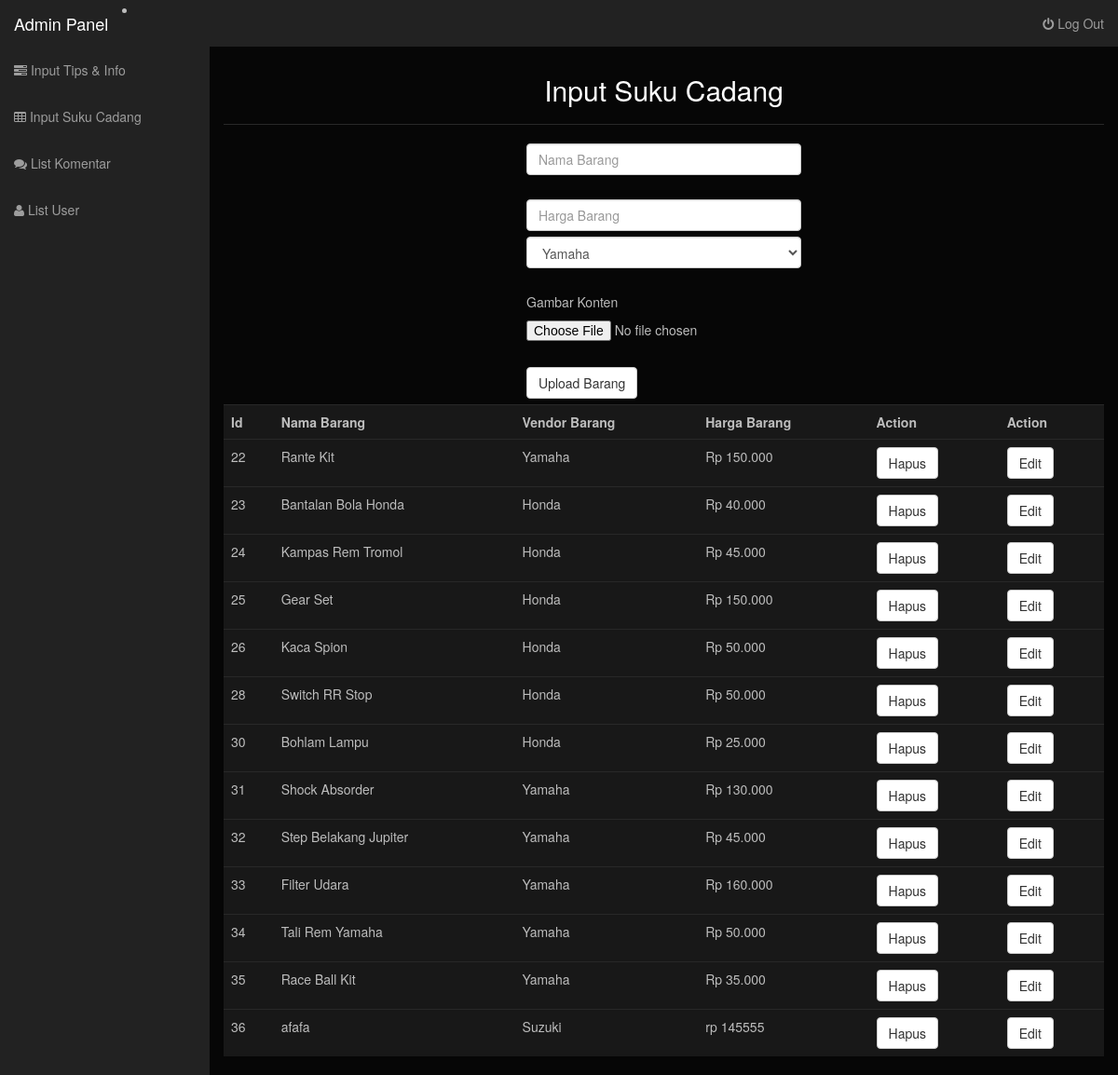
The app's page /admin/admininputbarang.php (signed in) with its own data.
### tables this page shows
CREATE TABLE IF NOT EXISTS `tbl_barang` (
`id_barang` int(10) NOT NULL,
  `nama_barang` varchar(50) NOT NULL,
  `nama_vendor` varchar(50) NOT NULL,
  `harga_barang` varchar(50) NOT NULL,
  `gambar_barang` varchar(50) NOT NULL
);

### admin/admininputbarang.php (the view, shortened to what this page needs)
 <?php include ("adminheader.php"); ?>
     <div id="wrapper">
       <div id="page-content-wrapper">
            <div class="container-fluid">
                <div class="row">
                    <div class="col-lg-12"><br><br><br>
                        <center><h2>Input Suku Cadang</h2></center>
                        <hr>
<form method="post" action="../proses/inputbarang.php" enctype="multipart/form-data">
  <div class="form-group">
    <div class="col-sm-4 col-sm-offset-4">
      <input type="text" class="form-control" id="inputEmail3" placeholder="Nama Barang" name="nama_barang">
    </div>
  </div>
  <br>
  <br>
  <br>
   <div class="form-group">
    <div class="col-sm-4 col-sm-offset-4">
      <input type="text" class="form-control" id="inputEmail3" placeholder="Harga Barang" name="harga_barang">
    </div>
  </div>
  <br>
  <br>
    <div class="form-group">
    <div class="col-sm-4 col-sm-offset-4">
<select class="form-control" name="nama_vendor" placeholder="Nama Vendor">
     <?php
    $query = mysqli_query($con, "SELECT nama_vendor FROM tbl_vendor ORDER BY id_vendor ASC") or die(mysqli_error());
    if(mysqli_num_rows($query) == 0){
    }else{
      while($data = mysqli_fetch_assoc($query)){
?>
  <option><?php echo $data['nama_vendor'] ;?></option>
  <?php } } ?>
</select>
    </div>
  </div>
  <br>
  <br>
  <br>
    <div class="form-group">
    <div class="col-sm-4 col-sm-offset-4">
    <p>Gambar Konten</p>
<input type="file" accept="image/*" name="gambar_barang" class="inputFile">
</div>
</div>
    <br>
  <br>
    <br>
  <br>
  <div class="form-group">
    <div class="col-sm-4 col-sm-offset-4">
<input type="submit" name="tambah" value="Upload Barang" class="btn btn-default">
    </div>
  </div>
</form>
    <br>
  <br>
<table class="table table-hover">
<tr>
<th>Id</th>
<th>Nama Barang</th>
<th>Vendor Barang</th>
<th>Harga Barang</th>
<th>Action</th>
<th>Action</th>
</tr>
<?php
$query=mysqli_query($con, "select * from tbl_barang");
while($lihat=mysqli_fetch_array($query)){
?>
<tr>
<td><?php echo $lihat['id_barang']; ?></td>
<td><?php echo $lihat['nama_barang'] ?></td>
<td><?php echo $lihat['nama_vendor'] ?></td>
<td><?php echo $lihat['harga_barang'] ?></td>
<td><a class="btn btn-default" href="../proses/hapusbarang.php?id_barang=<?php echo $lihat['id_barang'] ?>">Hapus</a></td>
<td><a class="btn btn-default" href="admineditbarang.php?id_barang=<?php echo $lihat['id_barang'] ?>">Edit</a></td>
</tr>
<?php
}
?>
</table>
</div>
</div>
</div>
</div>
</div>

### admin/adminheader.php (shortened to what this page needs)
<?php include ("../proses/connect.php");
if (isset($_SESSION['logged']))
{
?>
<!DOCTYPE html>
<html lang="en">
<head>
    <link rel="stylesheet" type="text/css" href="bootstrap/css/bootstrap.min.css" />
    <link rel="stylesheet" type="text/css" href="font-awesome/css/font-awesome.min.css" />
    <link rel="stylesheet" type="text/css" href="css/local.css" />
    <link rel="stylesheet" type="text/css" href="http://www.shieldui.com/shared/components/latest/css/light-bootstrap/all.min.css" />
    <link id="gridcss" rel="stylesheet" type="text/css" href="http://www.shieldui.com/shared/components/latest/css/dark-bootstrap/all.min.css" />
 </head>
    <body>
     <div id="wrapper">
          <nav class="navbar navbar-inverse navbar-fixed-top" role="navigation">
            <div class="navbar-header">
                <a class="navbar-brand" href="admin_page.php">Admin Panel</a>
            </div>
            <div class="collapse navbar-collapse navbar-ex1-collapse">
                <ul id="active" class="nav navbar-nav side-nav">
                    <li><a href="admininputtipsdaninfo.php"><i class="fa fa-tasks"></i> Input Tips & Info</a></li>
                    <li><a href="admininputbarang.php"><i class="fa fa-table"></i> Input Suku Cadang</a></li>
                    <li><a href="adminlistkomentar.php"><i class="fa fa-comments"></i> List Komentar</a></li>
                    <li><a href="adminlistuser.php"><i class="fa fa-user"></i> List User</a></li>
                </ul>
                <li>
                <ul class="nav navbar-nav navbar-right navbar-user">
                            <li><a href="../proses/logout.php"><i class="fa fa-power-off"></i> Log Out</a></li>
                        </ul>
                    </li>
                    </div>
                    </nav>
                    </div>
                    </body>
                    </html>
<?php
}
else
{
die ("'<script>alert('Maaf hanya admin yang dapet mengakses'); window.location = '../index.php'</script>'");
}
?>

### admin/css/local.css (style rules this page uses)
body { margin: 0; }
article, aside, details, figcaption, figure, footer, header, hgroup, main, nav, section, summary { display: block; }
a { background: transparent; }
hr { -moz-box-sizing: content-box; box-sizing: content-box; height: 0; }
button, input, optgroup, select, textarea { color: inherit; font: inherit; margin: 0; }
button, select { text-transform: none; }
button, html input[type="button"], input[type="reset"], input[type="submit"] { -webkit-appearance: button; cursor: pointer; }
input { line-height: normal; }
table { border-collapse: collapse; border-spacing: 0; }
td, th { padding: 0; }
* { -webkit-box-sizing: border-box; -moz-box-sizing: border-box; box-sizing: border-box; }
*:before, *:after { -webkit-box-sizing: border-box; -moz-box-sizing: border-box; box-sizing: border-box; }
html { font-size: 62.5%; -webkit-tap-highlight-color: rgba(0, 0, 0, 0); }
body { font-family: "Droid Sans", "Helvetica Neue", Helvetica, Arial, sans-serif; font-size: 14px; line-height: 1.42857143; color: #BDBDBD; background-color: #060606; }
input, button, select, textarea { font-family: inherit; font-size: inherit; line-height: inherit; }
a { color: #2a9fd6; text-decoration: none; }
hr { margin-top: 20px; margin-bottom: 20px; border: 0; border-top: 1px solid #282828; }
h1, h2, h3, h4, h5, h6, .h1, .h2, .h3, .h4, .h5, .h6 { font-family: "Droid Sans", "Helvetica Neue", Helvetica, Arial, sans-serif; font-weight: 500; line-height: 1.1; color: #ffffff; }
table { max-width: 100%; background-color: #181818; }
th { text-align: left; }
.table { width: 100%; margin-bottom: 20px; }
.table > thead > tr > th, .table > tbody > tr > th, .table > tfoot > tr > th, .table > thead > tr > td, .table > tbody > tr > td, .table > tfoot > tr > td { padding: 8px; line-height: 1.42857143; vertical-align: top; border-top: 1px solid #282828; }
#wrapper { padding-left: 0; }
@media (min-width:768px) { #wrapper { padding-left: 225px; } }
@media (min-width:768px) { .side-nav { margin-left: -225px; left: 225px; width: 225px; position: fixed; top: 50px; height: 100%; border-radius: 0; border: none; background-color: #222222; overflow-y: auto; } }
@media (min-width:768px) { .navbar-collapse { padding-left: 15px !important; padding-right: 15px !important; } }

### records on screen
tbl_barang: id_barang "22", nama_barang "Rante Kit", nama_vendor "Yamaha", harga_barang "Rp 150.000"
tbl_barang: id_barang "23", nama_barang "Bantalan Bola Honda", nama_vendor "Honda", harga_barang "Rp 40.000"
tbl_barang: id_barang "24", nama_barang "Kampas Rem Tromol", nama_vendor "Honda", harga_barang "Rp 45.000"
tbl_barang: id_barang "25", nama_barang "Gear Set", nama_vendor "Honda", harga_barang "Rp 150.000"
tbl_barang: id_barang "26", nama_barang "Kaca Spion", nama_vendor "Honda", harga_barang "Rp 50.000"
tbl_barang: id_barang "28", nama_barang "Switch RR Stop", nama_vendor "Honda", harga_barang "Rp 50.000"
tbl_barang: id_barang "30", nama_barang "Bohlam Lampu", nama_vendor "Honda", harga_barang "Rp 25.000"
tbl_barang: id_barang "31", nama_barang "Shock Absorder", nama_vendor "Yamaha", harga_barang "Rp 130.000"
tbl_barang: id_barang "32", nama_barang "Step Belakang Jupiter", nama_vendor "Yamaha", harga_barang "Rp 45.000"
tbl_barang: id_barang "33", nama_barang "Filter Udara", nama_vendor "Yamaha", harga_barang "Rp 160.000"
tbl_barang: id_barang "34", nama_barang "Tali Rem Yamaha", nama_vendor "Yamaha", harga_barang "Rp 50.000"
tbl_barang: id_barang "35", nama_barang "Race Ball Kit", nama_vendor "Yamaha", harga_barang "Rp 35.000"
tbl_barang: id_barang "36", nama_barang "afafa", nama_vendor "Suzuki", harga_barang "rp 145555"

### other values on screen
form field nama_vendor "Yamaha"
